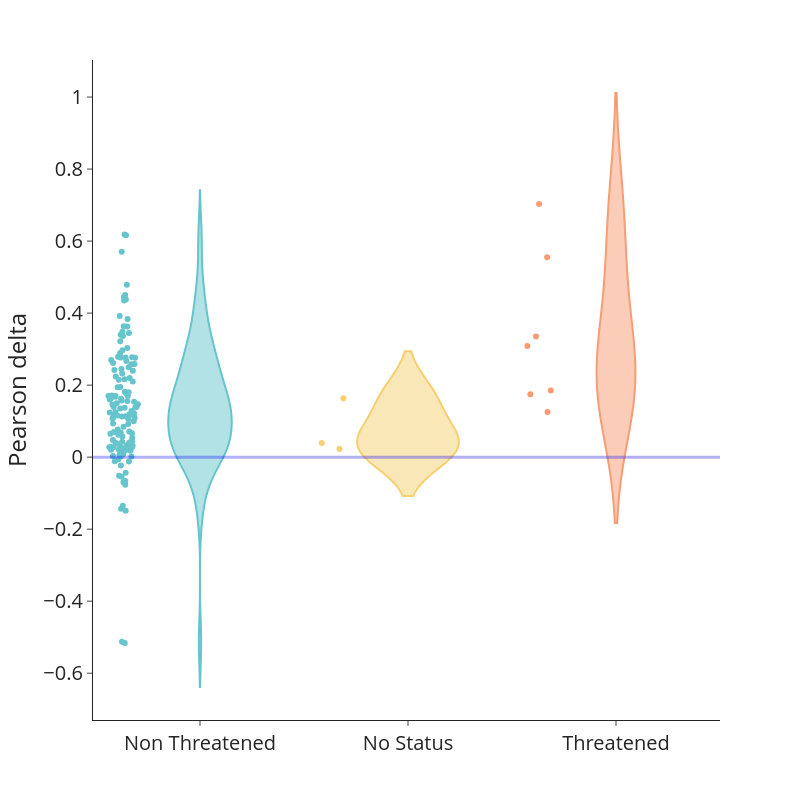

The code cell stored with this chart in its notebook:
### Code cell
import plotly.express as px


fig = px.violin(best_scores, x=traitname, y="progress", points = 'all', color = traitname, color_discrete_sequence= px.colors.qualitative.Pastel)


fig.update_layout(
    template='simple_white',
    width = 800, height=800,
    yaxis_title='Pearson delta',
    xaxis_title='',
    font=dict(size=20),
    showlegend=False)
    

fig.add_shape(type="line",
    xref="paper",
    x0=0, y0=0,
    x1=1, y1=0,
    line=dict(
        color="blue",
        width=3,
    ))

fig.show()

### Figure 1 — Plotly figure (JSON) as saved in the notebook; plotly's stock layout.template omitted (floating-point values rounded to 4 significant figures; data arrays with more than 128 entries replaced by an {"elided": "..."} marker saying what was removed)
{"data": [{"alignmentgroup": "True", "box": {"visible": false}, "hovertemplate": "IUCN_inferred_Loiseau23=%{x}<br>progress=%{y}<extra></extra>", "legendgroup": "Non Threatened", "marker": {"color": "rgb(102, 197, 204)"}, "name": "Non Threatened", "offsetgroup": "Non Threatened", "orientation": "v", "points": "all", "scalegroup": "True", "showlegend": true, "type": "violin", "x": {"elided": "133 str values"}, "x0": " ", "xaxis": "x", "y": {"elided": "133 float values"}, "y0": " ", "yaxis": "y"}, {"alignmentgroup": "True", "box": {"visible": false}, "hovertemplate": "IUCN_inferred_Loiseau23=%{x}<br>progress=%{y}<extra></extra>", "legendgroup": "No Status", "marker": {"color": "rgb(246, 207, 113)"}, "name": "No Status", "offsetgroup": "No Status", "orientation": "v", "points": "all", "scalegroup": "True", "showlegend": true, "type": "violin", "x": ["No Status", "No Status", "No Status"], "x0": " ", "xaxis": "x", "y": [0.03905, 0.02296, 0.1633], "y0": " ", "yaxis": "y"}, {"alignmentgroup": "True", "box": {"visible": false}, "hovertemplate": "IUCN_inferred_Loiseau23=%{x}<br>progress=%{y}<extra></extra>", "legendgroup": "Threatened", "marker": {"color": "rgb(248, 156, 116)"}, "name": "Threatened", "offsetgroup": "Threatened", "orientation": "v", "points": "all", "scalegroup": "True", "showlegend": true, "type": "violin", "x": ["Threatened", "Threatened", "Threatened", "Threatened", "Threatened", "Threatened", "Threatened"], "x0": " ", "xaxis": "x", "y": [0.1748, 0.1254, 0.3348, 0.185, 0.5551, 0.3086, 0.7032], "y0": " ", "yaxis": "y"}], "layout": {"font": {"size": 20}, "height": 800, "legend": {"title": {"text": "IUCN_inferred_Loiseau23"}, "tracegroupgap": 0}, "margin": {"t": 60}, "shapes": [{"line": {"color": "blue", "width": 3}, "type": "line", "x0": 0, "x1": 1, "xref": "paper", "y0": 0, "y1": 0}], "showlegend": false, "violinmode": "overlay", "width": 800, "xaxis": {"anchor": "y", "categoryarray": ["Non Threatened", "No Status", "Threatened", null], "categoryorder": "array", "domain": [0, 1], "title": {"text": ""}}, "yaxis": {"anchor": "x", "domain": [0, 1], "title": {"text": "Pearson delta"}}}}
